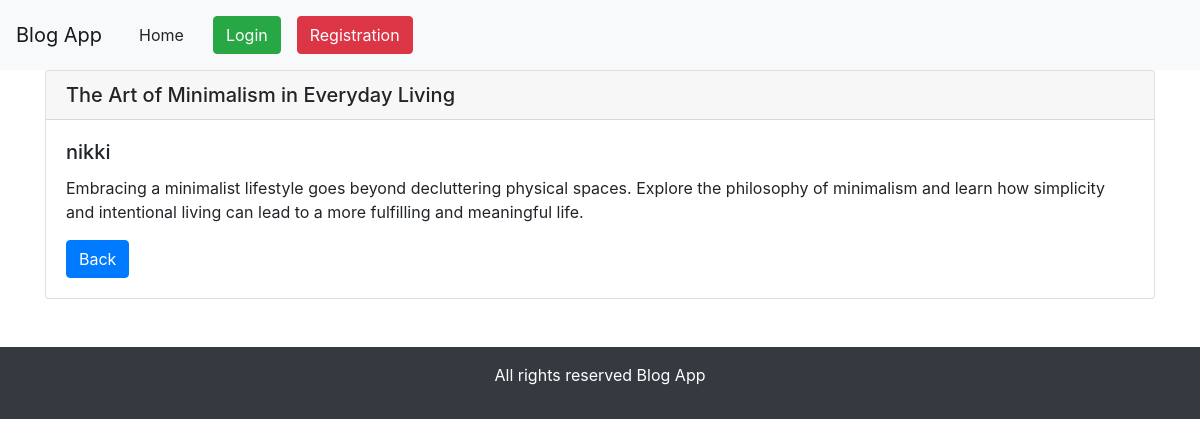
The app's page /blogdetail/7 with its own data.
### blog_app/models.py (models this page shows)
class BlogPost(models.Model):
    author = models.ForeignKey(User, on_delete=models.CASCADE)
    title = models.CharField(max_length=200)
    content = models.TextField()
    timestamp = models.DateTimeField(auto_now_add=True)

### blog_app/views.py (the view)
# urls.py: path('blogdetail/<int:pk>', views.detail.as_view(), name="detail"),
class detail(View):
    def get(self, request, pk):
        blog = BlogPost.objects.get(pk=pk)
        return render(request, 'blog_app/blogdetail.html',{'blog':blog})

### blog_app/templates/blog_app/blogdetail.html
{% extends "blog_app/base.html" %}
{% block content %}
<div class="container" >
    <div class="card">
        <h5 class="card-header">{{blog.title}}</h5>
        <div class="card-body">
          <h5 class="card-title">{{blog.author}}</h5>
          <p class="card-text">{{blog.content}}</p>
          <a href="{%url 'home' %}" class="btn btn-primary">Back</a>
        </div>
      </div>
</div>
{% endblock  %}

### records on screen
BlogPost: title "The Art of Minimalism in Everyday Living", author "nikki", content "Embracing a minimalist lifestyle goes beyond decluttering physical spaces. Explore the philosophy of minimalism and learn how simplicity and intentional living can lead to a more fulfilling and meaningful life."
